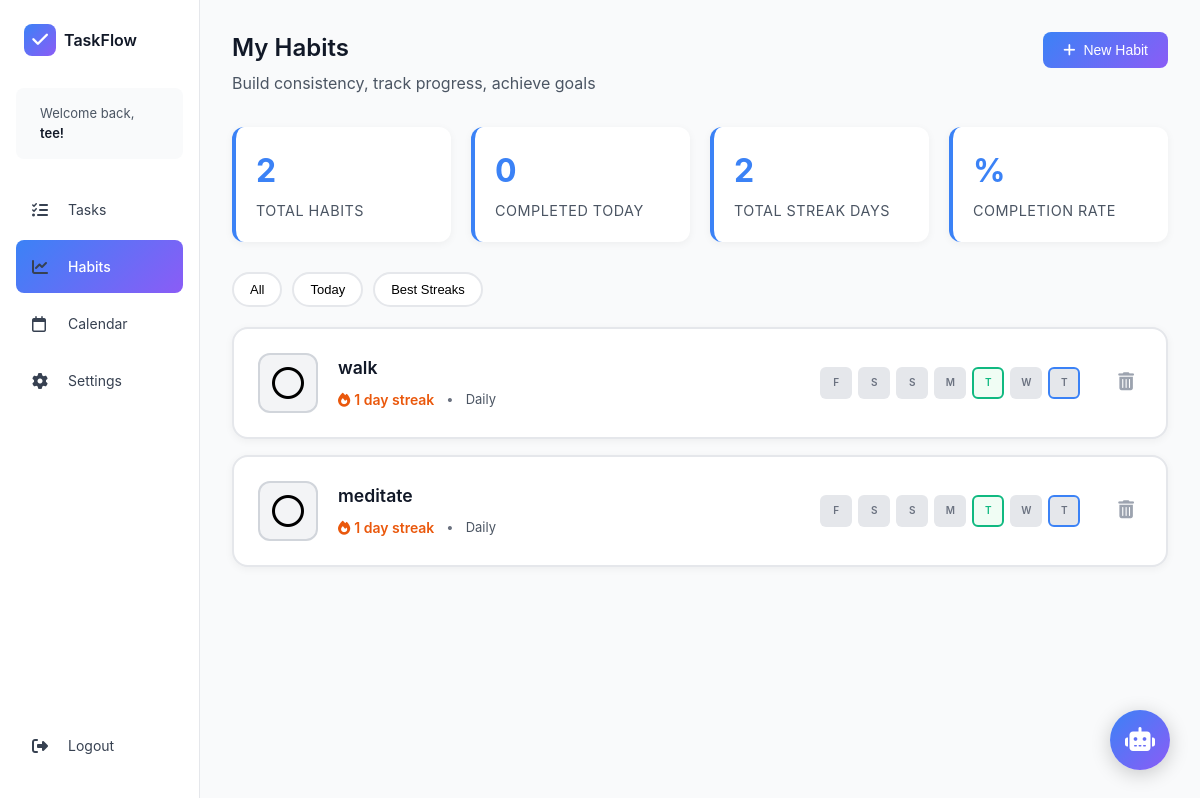
The page /habits/ (signed in) on the database its author committed.
### todo_app/models.py (models this page shows, shortened)
class UserProfile(models.Model):
    user = models.OneToOneField(User, on_delete=models.CASCADE, related_name='profile')
    custom_name = models.CharField(max_length=100, default='User')
    productivity_preference = models.CharField(
        max_length=20,
        choices=PRODUCTIVITY_PREFERENCE,
        default='anytime',
        help_text="When are you most productive?"
    )
    onboarding_completed = models.BooleanField(default=False)
    theme_mode = models.CharField(max_length=20, choices=THEME_MODES, default='light')
    primary_color = models.CharField(max_length=7, default='#3b82f6')  # Blue
    secondary_color = models.CharField(max_length=7, default='#8b5cf6')  # Purple
    accent_color = models.CharField(max_length=7, default='#ec4899')  # Pink
    created_at = models.DateTimeField(auto_now_add=True)

class Habit(models.Model):
    user = models.ForeignKey(User, on_delete=models.CASCADE, related_name='habits')
    title = models.CharField(max_length=200)
    goal_description = models.TextField(help_text="e.g., Drinking 2l of water daily")
    frequency = models.CharField(
        max_length=20,
        choices=HABIT_FREQUENCY,
        default='daily'
    )
    reminder_time = models.TimeField(null=True, blank=True)
    is_active = models.BooleanField(default=True)
    created_at = models.DateTimeField(auto_now_add=True)
    def last_7_days(self):
        today = timezone.now().date()
        days = []
        for i in range(6, -1, -1):
            date_check = today - timedelta(days=i)
            completed = self.logs.filter(log_date=date_check).exists()
            days.append({
                'date': date_check,
                'day_initial': date_check.strftime('%a')[0],
                'completed': completed,
                'is_today': date_check == today
            })
        return days
    def get_streak(self):
            logs = self.logs.filter(is_completed=True).order_by('-log_date')
            if not logs.exists():
                return 0
            streak = 1
            prev_date = logs[0].log_date
            return streak

class HabitLog(models.Model):
    habit = models.ForeignKey(Habit, on_delete=models.CASCADE, related_name='logs')
    log_date = models.DateField(default=date.today)
    is_completed = models.BooleanField(default=False)
    completion_count = models.IntegerField(default=0, help_text="Number of times completed")
    completed_at = models.DateTimeField(null=True, blank=True)
    notes = models.TextField(blank=True, null=True)
    class Meta:
        unique_together = ('habit', 'log_date')
        ordering = ['-log_date']

### todo_app/views.py (the view)
# urls.py: path('habits/', views.habits_view, name='habits_view'),
@login_required
@login_required
def habits_view(request):
    profile = get_object_or_404(UserProfile, user=request.user)
    if not profile.onboarding_completed:
        return redirect('onboarding_welcome')
    today = date.today()
    user_habits = Habit.objects.filter(user=request.user, is_active=True)
    total_streak = sum(h.get_streak() for h in user_habits)
    habits_completed_today = [
        h for h in user_habits if h.logs.filter(log_date=today).exists()
    ]
    habits_with_progress = []
    for habit in user_habits:
        if habit.frequency == 'daily':
            habit.progress = habit.last_7_days()
        elif habit.frequency == 'weekly':
            habit.progress = habit.last_4_weeks()
        elif habit.frequency == 'monthly':
            habit.progress = habit.last_3_months()
        else:
            habit.progress = []  # For quarterly/custom you may expand later
        habits_with_progress.append(habit)
    context = {
        'user_name': profile.custom_name,
        'user_habits': habits_with_progress,
        'total_streak': total_streak,
        'habits_completed_today': habits_completed_today,
        'total_habits': user_habits.count(),
        'habit_frequencies': HABIT_FREQUENCY,
    }
    return render(request, 'todo_app/habits_view.html', context)

### todo_app/templates/todo_app/habits_view.html (shortened to what this page needs)
{% extends "todo_app/base_with_sidebar.html" %}
{% load static %}
{% block main_content %}
<div class="habits-container">
    <div class="page-header">
        <div class="header-left">
            <h1 class="page-title">My Habits</h1>
            <p style="color: var(--gray-600); margin-top: 5px;">Build consistency, track progress, achieve goals</p>
        </div>
        <button id="add-habit-btn" class="add-btn gradient-add-btn">
            <i class="fa-solid fa-plus"></i> New Habit
        </button>
    </div>
    <div class="stats-grid">
        <div class="stat-card">
            <div class="stat-value">{{ total_habits }}</div>
            <div class="stat-label">Total Habits</div>
        </div>
        <div class="stat-card">
            <div class="stat-value">{{ habits_completed_today|length }}</div>
            <div class="stat-label">Completed Today</div>
        </div>
        <div class="stat-card">
            <div class="stat-value">{{ total_streak }}</div>
            <div class="stat-label">Total Streak Days</div>
        </div>
        <div class="stat-card">
            <div class="stat-value">{{ completion_rate }}%</div>
            <div class="stat-label">Completion Rate</div>
        </div>
    </div>
    <div class="quick-actions">
        <button class="quick-action-btn" onclick="filterHabits('all')">All</button>
        <button class="quick-action-btn" onclick="filterHabits('today')">Today</button>
        <button class="quick-action-btn" onclick="filterHabits('streak')">Best Streaks</button>
    </div>
    {% if not user_habits %}
    <div class="empty-state">
        <div class="empty-icon">
            <i class="fa-solid fa-chart-line"></i>
        </div>
        <p class="empty-text">No habits yet</p>
        <p class="empty-subtext">Start building better habits today!</p>
    </div>
    {% else %}
    <div class="habits-list-new">
        {% for habit in user_habits %}
        <div class="habit-card-new {% if habit.is_completed_today %}completed-today{% endif %}" data-habit-id="{{ habit.id }}" data-frequency="{{ habit.frequency }}">
            <form method="POST" action="{% url 'complete_habit' habit.id %}" style="margin: 0;">
                <button type="submit" class="habit-check-box {% if habit.is_completed_today %}completed{% endif %}">
                    {% if habit.is_completed_today %}
                    <i class="fa-solid fa-circle-check"></i>
                    {% else %}
                    <i class="fa-regular fa-circle"></i>
                    {% endif %}
                </button>
            </form>
            <div class="habit-info">
                <div class="habit-name">{{ habit.title }}</div>
                <div class="habit-streak-info">
                    <span style="display: flex; align-items: center; gap: 4px; color: #ea580c; font-weight: 600; font-size: 14px;">
                        <i class="fa-solid fa-fire"></i> {{ habit.get_streak }} day streak
                    </span>
                    <span style="color: var(--gray-500); font-size: 13px;">•</span>
                    <span style="color: var(--gray-600); font-size: 13px;">{{ habit.get_frequency_display }}</span>
                </div>
            </div>
            <div class="habit-progress-visual" data-frequency="{{ habit.frequency }}">
                {% if habit.frequency == 'daily' %}
                    {% for day in habit.last_7_days %}
                    <div class="day-dot {% if day.completed %}completed{% endif %} {% if day.is_today %}today{% endif %}"
                         title="{{ day.date|date:'M d' }}">
                        {{ day.day_initial }}
                    </div>
                    {% endfor %}
                {% endif %}
            </div>
            <form method="POST" action="{% url 'delete_habit' habit.id %}" onsubmit="return confirm('Delete this habit?');" style="margin: 0;">
                <button type="submit" class="delete-icon" style="margin-left: 10px;">
                    <i class="fa-solid fa-trash-can"></i>
                </button>
            </form>
        </div>
        {% endfor %}
    </div>
    {% endif %}
</div>
<button class="chatbot-toggle" id="chatbot-toggle">
    <i class="fa-solid fa-robot"></i>
</button>
{% endblock %}

### todo_app/templates/todo_app/partials/sidebar.html
{% load static %}
<aside class="sidebar">
    <div class="sidebar-header">
        <div class="logo-container">
            <div class="logo-icon">
                <i class="fa-solid fa-check"></i>
            </div>
            <span class="logo-text">TaskFlow</span>
        </div>
    </div>
    <div class="sidebar-welcome">
        <p>Welcome back,</p>
        <p class="user-name">{{ user_name|default:user.username }}!</p>
    </div>
    <nav class="sidebar-nav">
        <a href="{% url 'dashboard' %}" class="nav-item {% if request.resolver_match.url_name == 'dashboard' %}active{% endif %}">
            <i class="fa-solid fa-list-check"></i>
            <span>Tasks</span>
        </a>
        <a href="{% url 'habits_view' %}" class="nav-item {% if request.resolver_match.url_name == 'habits_view' %}active{% endif %}">
            <i class="fa-solid fa-chart-line"></i>
            <span>Habits</span>
        </a>
        <a href="{% url 'calendar_view' %}" class="nav-item {% if request.resolver_match.url_name == 'calendar_view' %}active{% endif %}">
            <i class="fa-regular fa-calendar"></i>
            <span>Calendar</span>
        </a>
        <a href="{% url 'settings_view' %}" class="nav-item {% if request.resolver_match.url_name == 'settings_view' %}active{% endif %}">
            <i class="fa-solid fa-gear"></i>
            <span>Settings</span>
        </a>
    </nav>
    <div class="sidebar-footer">
        <a href="{% url 'logout' %}" class="nav-item logout-btn">
            <i class="fa-solid fa-right-from-bracket"></i>
            <span>Logout</span>
        </a>
    </div>
</aside>

### todo_app/static/css/theme-system.css (style rules this page uses)
:root { --primary-color: #3b82f6; --secondary-color: #8b5cf6; --accent-color: #ec4899; --color-active: #0d6efd; --color-completed: #10b981; --color-overdue: #ef4444; --color-attention: #f59e0b; --gray-50: #f9fafb; --gray-100: #f3f4f6; --gray-200: #e5e7eb; --gray-300: #d1d5db; --gray-400: #9ca3af; --gray-500: #6b7280; --gray-600: #4b5563; --gray-700: #374151; --gray-800: #1f2937; --gray-900: #111827; --font-primary: -apple-system, BlinkMacSystemFont, 'Segoe UI', 'Roboto', 'Oxygen', 'Ubuntu', 'Helvetica Neue', sans-serif; --sidebar-width: 200px; --content-max-width: 1400px; --spacing-xs: 4px; --spacing-sm: 8px; --spacing-md: 16px; --spacing-lg: 24px; --spacing-xl: 32px; --spacing-2xl: 48px; --radius-sm: 6px; --radius-md: 8px; --radius-lg: 12px; --radius-xl: 20px; --shadow-sm: 0 1px 2px 0 rgba(0, 0, 0, 0.05); --shadow-md: 0 4px 6px -1px rgba(0, 0, 0, 0.1); --shadow-lg: 0 10px 15px -3px rgba(0, 0, 0, 0.1); --shadow-xl: 0 20px 60px rgba(0, 0, 0, 0.15); }
* { margin: 0; padding: 0; box-sizing: border-box; }
body { font-family: var(--font-primary); background: var(--gray-50); color: var(--gray-900); line-height: 1.6; transition: background-color 0.3s ease, color 0.3s ease; }
h1, h2, h3, h4, h5, h6 { font-family: var(--font-primary); font-weight: 600; line-height: 1.3; }
body[data-theme="light"] { background: var(--gray-50); color: var(--gray-900); }
body[data-theme="light"] .sidebar { background: white; border-right-color: var(--gray-200); }
body[data-theme="light"] .page-title, body[data-theme="light"] .section-heading, body[data-theme="light"] .task-title, body[data-theme="light"] .habit-title { color: var(--gray-900); }
body[data-theme="light"] .nav-item { color: var(--gray-700); }
.gradient-add-btn, .btn-primary, .btn-apply, .gradient-btn { background: linear-gradient(135deg, var(--primary-color), var(--secondary-color)) !important; color: white; }
.nav-item.active { background: linear-gradient(135deg, var(--primary-color), var(--secondary-color)) !important; color: white; }
.logo-icon { background: linear-gradient(135deg, var(--primary-color), var(--secondary-color)) !important; }
body, .sidebar, .main-content, .task-card, .habit-card, .settings-section, .calendar-container, .tabs-container, .form-input, .modal-dialog { transition: background-color 0.3s ease, color 0.3s ease, border-color 0.3s ease; }

### rows shown on the page
UserProfile: custom_name.username "tee"
Habit: title "walk", get_streak "1", frequency "Daily", day_initial "F" "S" "S" "M" "T" "W" "T"
Habit: title "meditate", get_streak "1", frequency "Daily", day_initial "F" "S" "S" "M" "T" "W" "T"

### other values the page prints
{{ total_habits }} "2"
{{ habits_completed_today|length }} "0"
{{ total_streak }} "2"
